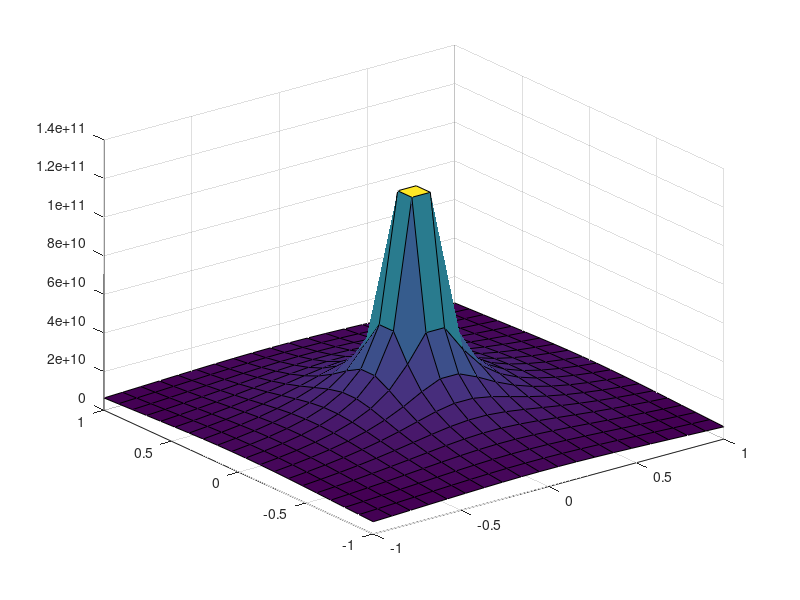

This chart was generated by the following MATLAB code:
%
% Este script calcula el potencial de una carga puntual en una cuadricula 
% de puntos. Las posicion debe expresarse en coordenadas cartesianas
%
% rp     posicion de la carga
% rX     coordenadas X de las posiciones de los puntos
% rY     coordenadas Y de las posiciones de los puntos
% q      valor de la carga 
%
% Unidades SI

eps0 = 8.854187817e-12; % permitividad electrica del vacio (F/m)
rp = [0.0 0.0];   % posicion de la carga
q = 1.0;
% coordenadas de los puntos en una matriz de dos columnas. La fila i-esima
% contiene las coordenas X, Y del punto i-esimo
rX = linspace( -1, 1, 20); 
rY = linspace( -1, 1, 20);

% desplegamos las coordenadas en dos matrices (consultar ayuda de MESHGRID)
[RX, RY] = meshgrid( rX, rY);

pot = (1/4/pi/eps0) * q ./ sqrt( (RX - rp(1)).^2 + (RY - rp(2)).^2);

figure('Name','Script');
xlabel('x(m)');
ylabel('y(m)');
zlabel('Potencial(V)')
title('Potencial electrostatico de una carga puntual');
surf( RX, RY, pot);
